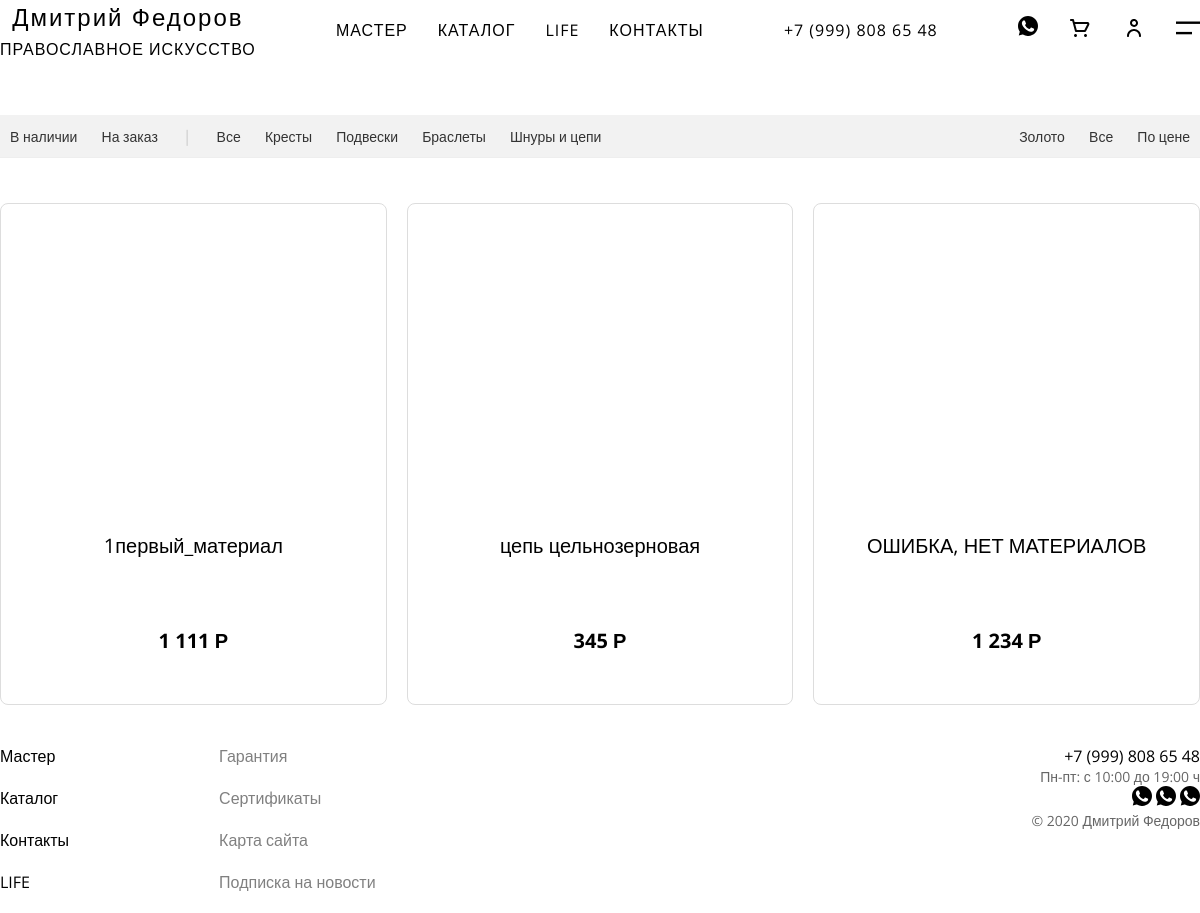
The app's page /, older data.
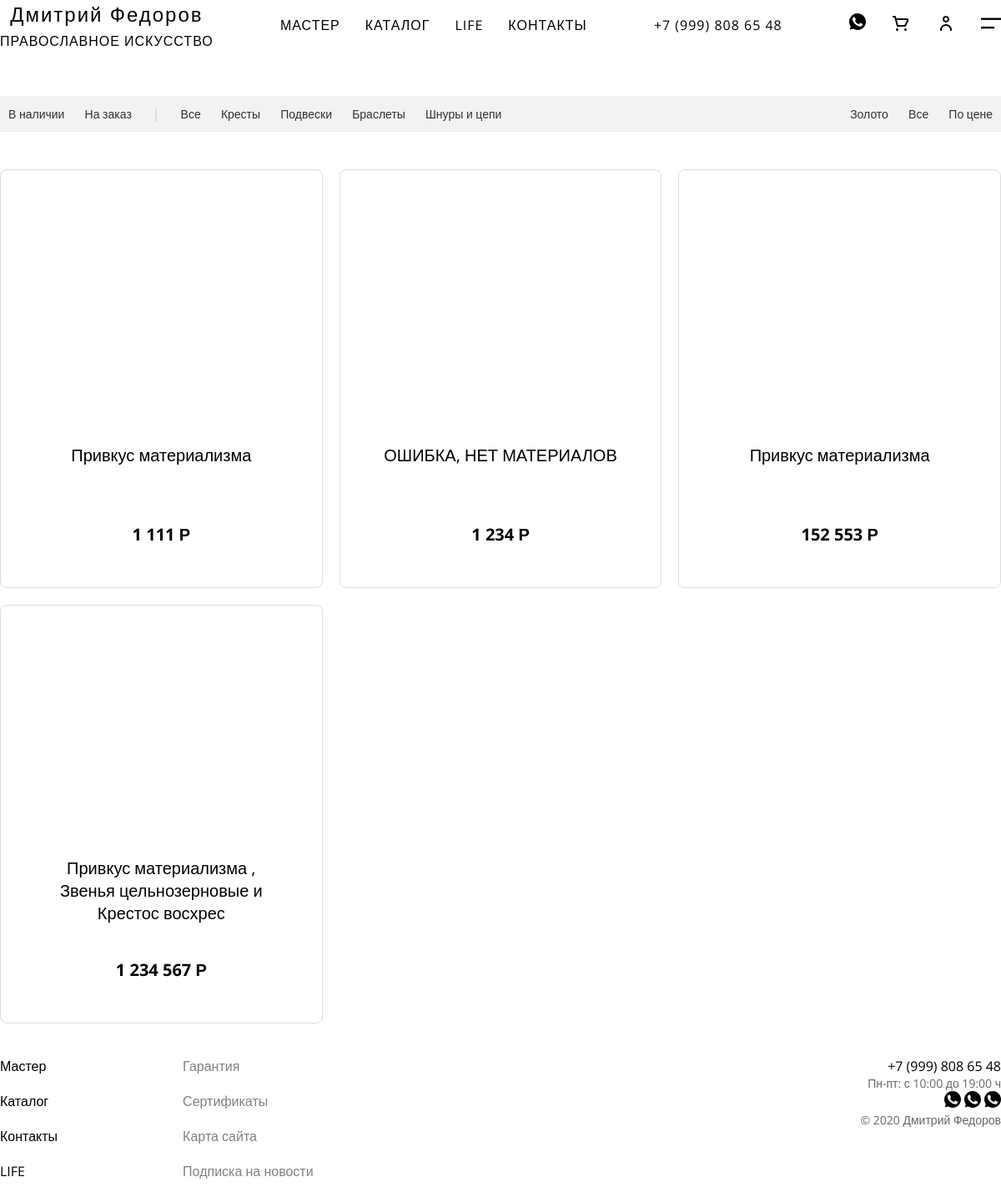
The same page, newer data.
### app/models.py (models this page shows, shortened)
class ProductMaterial(models.Model):
    product = models.ForeignKey(Product, on_delete=models.CASCADE, related_name='materials')
    material = models.ForeignKey(Material, on_delete=models.CASCADE)
    class Meta:
        unique_together = ('product', 'material')

class Material(models.Model):
    name = models.CharField(max_length=100)

class Product(models.Model):
    name = models.CharField(max_length=255)
    description = models.TextField(null=True, blank=False)
    care = models.TextField(null=True, blank=False)
    price = models.DecimalField(max_digits=10, decimal_places=2)
    available_amount = models.IntegerField()

### app/views.py (the view)
# urls.py: path('', catalog, name='catalog'),
def catalog(request):
    products = Product.objects.all().prefetch_related(
        'images',
        'types',
        'sizes',
        'materials'
    )
    return render(request, 'catalog.html', {'products': products})

### app/templatetags/my_filters.py (called while the page is built)
@register.filter
def format_price(value):
    return f"{round(value):,}".replace(",", " ")

### app/templates/catalog.html (shortened to what this page needs)
{% extends 'base_layout.html' %} {% block content %} {% load my_filters %}
<div class="filters-container">
  <div class="filters-availability">
    <a
      href="?availability=in_stock"
      class="filter-btn {% if request.GET.availability == 'in_stock' %}active{% endif %}"
      >В наличии</a
    >
    <a
      href="?availability=on_order"
      class="filter-btn {% if request.GET.availability == 'on_order' %}active{% endif %}"
      >На заказ</a
    >
  </div>
  <span class="filter-divider">|</span>
  <div class="filters-type">
    <a
      href="?"
      class="filter-btn {% if not request.GET.availability %}active{% endif %}"
      >Все</a
    >
    <a
      href="?category=crosses"
      class="filter-btn {% if request.GET.category == 'crosses' %}active{% endif %}"
      >Кресты</a
    >
    <a
      href="?category=pendants"
      class="filter-btn {% if request.GET.category == 'pendants' %}active{% endif %}"
      >Подвески</a
    >
    <a
      href="?category=bracelets"
      class="filter-btn {% if request.GET.category == 'bracelets' %}active{% endif %}"
      >Браслеты</a
    >
    <a
      href="?category=cords_chains"
      class="filter-btn {% if request.GET.category == 'cords_chains' %}active{% endif %}"
      >Шнуры и цепи</a
    >
  </div>
  <div class="filters-sort">
    <a
      href="?material=gold"
      class="filter-btn {% if request.GET.material == 'gold' %}active{% endif %}"
      >Золото</a
    >
    <a
      href="?"
      class="filter-btn {% if not request.GET.material %}active{% endif %}"
      >Все</a
    >
    <a
      href="?sort=price"
      class="filter-btn {% if request.GET.sort == 'price' %}active{% endif %}"
      >По цене</a
    >
  </div>
</div>
<div class="catalog-block">
  <div class="catalog">
    {% for product in products %} {% if product.available_amount > 0 %}
    <div class="catalog-item">
      <p class="catalog-item-materials">
        {% for product_material in product.materials.all %}
        {{product_material.material.name}} {% if forloop.revcounter0 == 1 %} и
        {% elif not forloop.last %}, {% endif %} {% empty %} ОШИБКА, НЕТ
        МАТЕРИАЛОВ {% endfor %}
      </p>
      <p class="catalog-item-price">{{ product.price|format_price }} Р</p>
    </div>
    {% endif %} {% endfor %}
  </div>
</div>
{% endblock %}

### app/templates/base_layout.html (shortened to what this page needs)
{% load static %}
<!DOCTYPE html>
<html lang="ru">
  <head>
    <link rel="stylesheet" href="{% static 'style.css' %}" />
  </head>
  <body>
    <header>
      <div class="header-content">
        <div class="header-name">
          <h1>Дмитрий Федоров</h1>
          <p>ПРАВОСЛАВНОЕ ИСКУССТВО</p>
        </div>
        <nav class="header-nav">
          <ul>
            <li><a href="{% url 'app:master' %}">МАСТЕР</a></li>
            <li><a href="{% url 'app:catalog' %}">КАТАЛОГ</a></li>
            <li><a href="{% url 'app:life' %}">LIFE</a></li>
            <li><a href="{% url 'app:contacts' %}">КОНТАКТЫ</a></li>
          </ul>
        </nav>
        <div class="header-contact">
          <a href="tel:+79998086548">+7 (999) 808 65 48</a>
        </div>
        <div class="header-icons">
          <a href="https://wa.me/79998086548" class="icon-link">
            <img
              src="{% static 'images/WhatsApp.svg' %}"
              alt="WhatsApp"
              class="header-icon"
            />
          </a>
          <a href="#" class="icon-link">
            <img
              src="{% static 'images/Cart.svg' %}"
              alt="Корзина"
              class="header-icon"
            />
          </a>
          <a href="#" class="icon-link">
            <img
              src="{% static 'images/Profile.svg' %}"
              alt="Профиль"
              class="header-icon"
            />
          </a>
          <a href="#" class="icon-link">
            <img
              src="{% static 'images/Menu.svg' %}"
              alt="Меню"
              class="header-icon"
            />
          </a>
        </div>
      </div>
    </header>
    <main>{% block content %} {% endblock %}</main>
    <footer>
      <div class="footer-container footer-column-main">
        <div class="footer-column">
          <ul class="footer-links">
            <li><a href="#">Мастер</a></li>
            <li><a href="#">Каталог</a></li>
            <li><a href="#">Контакты</a></li>
            <li><a href="#">LIFE</a></li>
          </ul>
        </div>
        <div class="footer-column">
          <ul class="footer-links footer-column-secondary gray">
            <li><a href="#">Гарантия</a></li>
            <li><a href="#">Сертификаты</a></li>
            <li><a href="#">Карта сайта</a></li>
            <li><a href="#">Подписка на новости</a></li>
          </ul>
        </div>
        <div class="footer-column footer-column-contacts">
          <div class="footer-contacts">
            <a href="tel:+79998086548">+7 (999) 808 65 48</a>
            <p class="work-hours gray">Пн-пт: с 10:00 до 19:00 ч</p>
            <div class="footer-icons gray">
              <a href="https://wa.me/79998086548" class="icon-link">
                <img
                  src="{% static 'images/WhatsApp.svg' %}"
                  alt="WhatsApp"
                  class="footer-icon"
                />
              </a>
              <a href="https://wa.me/79998086548" class="icon-link">
                <img
                  src="{% static 'images/WhatsApp.svg' %}"
                  alt="WhatsApp"
                  class="footer-icon"
                />
              </a>
              <a href="https://wa.me/79998086548" class="icon-link">
                <img
                  src="{% static 'images/WhatsApp.svg' %}"
                  alt="WhatsApp"
                  class="footer-icon"
                />
              </a>
            </div>
            <p class="copyright gray">© 2020 Дмитрий Федоров</p>
          </div>
        </div>
      </div>
    </footer>
  </body>
</html>

### static/style.css (style rules this page uses)
* { margin: 0; padding: 0; font-family: "Open Sans", sans-serif; }
body { height: 100vh; max-width: 1200px; margin: 0 auto; background: #fff; color: #000; display: flex; flex-direction: column; gap: 40px; }
main { display: flex; flex-direction: column; gap: 30px; }
a { color: #000; text-decoration: none; }

### app/templates/catalog.html (style rules this page uses)
.filters-container { margin: 15px 0; padding: 10px 0; border-bottom: 1px solid #eee; background: #f2f2f2; display: flex; flex-wrap: wrap; align-items: center; gap: 10px; }
.filters-sort { margin-left: auto; }
.filter-btn { padding: 5px 10px; border-radius: 15px; text-decoration: none; color: #333; font-size: 14px; transition: all 0.3s; }
.filter-divider { color: #ccc; padding: 0 5px; }
.catalog { display: grid; grid-template-columns: repeat(auto-fill, minmax(300px, 1fr)); gap: 20px; width: 100%; }
.catalog-item { display: flex; flex-direction: column; align-items: center; justify-content: space-between; height: 400px; border: 1px solid #ddd; border-radius: 8px; padding: 50px; text-align: center; }
.catalog-item-materials { font-size: 20px; font-weight: normal; }
.catalog-item-price { font-size: 20px; font-weight: bold; }

### app/templates/base_layout.html (style rules this page uses)
.header-content { display: flex; justify-content: space-between; align-items: center; text-align: center; }
.header-name h1 { font-size: 24px; font-weight: normal; letter-spacing: 2px; }
.header-name p { font-size: 16px; margin: 5px 0 0 0; letter-spacing: 1px; }
.header-nav ul { display: flex; gap: 30px; list-style: none; }
.header-nav a { font-size: 16px; letter-spacing: 1px; }
.header-contact a { text-decoration: none; font-size: 16px; letter-spacing: 1px; }
.header-icons { display: flex; gap: 30px; }
.footer-container { display: flex; }
.footer-links { list-style: none; padding: 0; }
.footer-links li { margin-bottom: 20px; }
.footer-contacts { text-align: right; }
.work-hours { color: #666; font-size: 14px; }
.copyright { color: #666; font-size: 14px; margin: 0; }
.footer-column-secondary { margin-left: 150px; }
.footer-column-contacts { margin-left: auto; }

Row changes from the older to the newer data that the page shows:
no longer on this page (row edited): Product: price "345"
no longer on this page (row unchanged): ProductMaterial: material.name "цепь цельнозерновая", shown under "345"
changed through a linked row, ProductMaterial (number 1 of 5 on the later page): material.name "1первый_материал" → "Привкус материализма"
added Product: price "152 553"
added ProductMaterial: material.name "Привкус материализма", shown under "152 553"
added Product: price "1 234 567"
added ProductMaterial: material.name "Привкус материализма", shown under "1 234 567"
added ProductMaterial: material.name "Звенья цельнозерновые", shows "и", shown under "1 234 567"
added ProductMaterial: material.name "Крестос восхрес", shown under "1 234 567"
